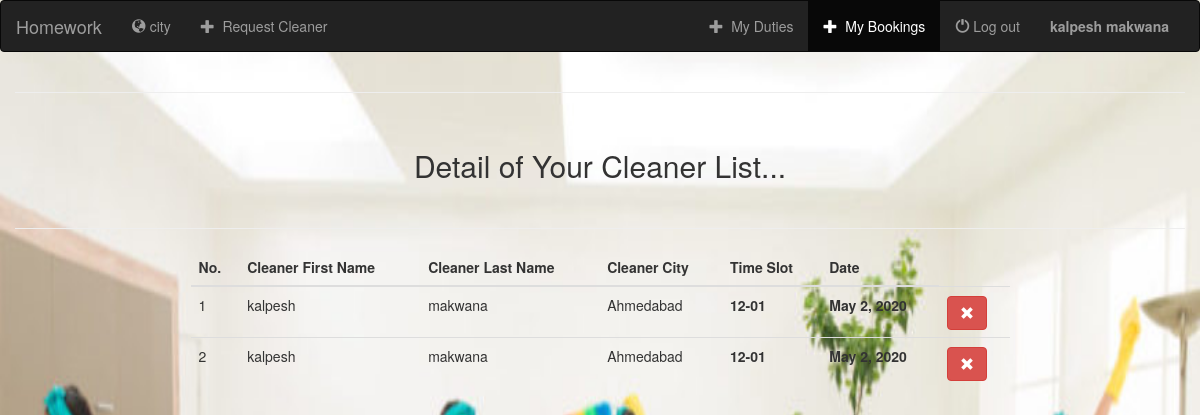
Page /booking/mybookinglist/ (signed in) on the earlier database version.
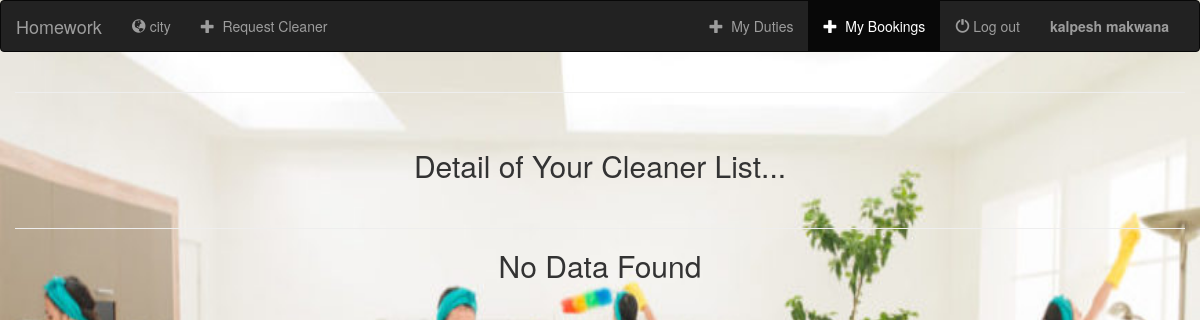
Same page on the later database version.
### registration/models.py (models this page shows, shortened)
class User(AbstractUser):
    username = models.CharField(max_length=10,unique=False) #bydefault usernname is unique
    contact = models.CharField('Contact',max_length=10,unique=True)
    first_name = models.CharField('first_name',max_length=30,blank=True)
    last_name = models.CharField('Last_name',max_length=30,blank=True)
    is_cleaner =models.BooleanField('cleaner',default=False)
    USERNAME_FIELD = 'contact'
    REQUIRED_FIELDS = ['username']

class Cleaner(models.Model):
    user=models.OneToOneField(User,on_delete=models.PROTECT,primary_key=True)
    quality_score=models.FloatField(default=0.0)
    city=models.ForeignKey(City,on_delete=models.CASCADE)

class City(models.Model):
    city_name=models.CharField(max_length=50,unique=True)
    def __str__(self):
        return self.city_name

### booking/models.py (models this page shows, shortened)
class BookingModel(models.Model):
    user=models.ForeignKey(User,null=True,on_delete=models.SET_NULL)
    cleaner=models.ForeignKey(Cleaner,null=True,on_delete=models.SET_NULL)
    date=models.DateField()
    city=models.ForeignKey(City,null=True,on_delete=models.SET_NULL)
    timeslot=models.IntegerField(null=True)

### booking/views.py (the view)
# urls.py: path('mybookinglist/',BookingList.as_view(),name='mybookinglist'),
@method_decorator(login_required, name='dispatch')
class BookingList(generic.ListView):
    template_name = 'booking/bookinglist.html'
    def get_queryset(self):
        return BookingModel.objects.filter(user=self.request.user).order_by('-date')

### booking/templates/booking/bookinglist.html (shortened to what this page needs)
{% extends 'registration/base.html' %}
{% block body %}
<div class="col-md-12">
<center>
<hr>
    <div class="alert alert-secondary">
        <strong><h2>Detail of Your Cleaner List...</h2></strong>
    </div>
<hr>
    <body>{% if object_list %}
<table class="table table-hover" style="width:70%;">
    <thead>
        <tr>
            <th>No.</th>
            <th>Cleaner First Name</th>
            <th>Cleaner Last Name</th>
            <th>Cleaner City</th>
            <th>Time Slot</th>
            <th>Date</th>
        </tr>
    </thead>
        {% for i in object_list %}
            <tr>
                <td>{{ forloop.counter }}</td>
                <td>{{ i.cleaner.user.first_name }}</td>
                <td>{{ i.cleaner.user.last_name }}</td>
                <td>{{ i.cleaner.city }}</td>
                <td style="font-weight:bold;"><script>document.write(timeslot[{{ i.timeslot }}])</script></td>
                <td style="font-weight:bold;">{{ i.date }}</td>
            <td><form method="post" action="{% url 'booking:deletebooking' i.pk %}">{% csrf_token %}<button class="glyphicon glyphicon-remove btn btn-danger" action="submit"></button></form></td>
            </tr>
        {% endfor %}
    {% else %}
    <h2>No Data Found</h2>
    {% endif %}
    </body>
</center>
{% endblock body %}

### registration/templates/registration/base.html (shortened to what this page needs)
<!DOCTYPE html>
<html lang="en">
<head>
    {% load static %}
    <link rel="stylesheet" href="https://maxcdn.bootstrapcdn.com/bootstrap/3.3.6/css/bootstrap.min.css">
    <link rel="stylesheet" href="https://cdnjs.cloudflare.com/ajax/libs/font-awesome/4.7.0/css/font-awesome.min.css">
</head>
<body background="../static/image/home-deep-cleaning-870x500.jpg" style="background-repeat: no-repeat; background-size:100% 320%; min-height: 100%;" height='100%' width='100%' >
<nav class="navbar navbar-inverse">
    <div class="container-fluid">
        <div class="navbar-header">
            <a class="navbar-brand" href="{% url 'registration:index' %}">Homework</a>
        </div>
        <div class="collapse navbar-collapse" id="topNavBar">
            <ul class="nav navbar-nav">
            <li class="{% if request.resolver_match.url_name == 'city' %}active{%endif%}">
                <a href="{% url 'registration:city' %}">
                    <span class="glyphicon glyphicon-globe" aria-hidden="true"></span>&nbsp;city
                </a>
            </li>
                <li class="{% if request.resolver_match.url_name == 'book' %}active{%endif%}">
                <a href="{% url 'booking:book' %}">
                    <span class="glyphicon glyphicon-plus" aria-hidden="true"></span>&nbsp; Request Cleaner
                </a>
            </li>
            </ul>
            <ul class="nav navbar-nav navbar-right">
                {% if user.is_cleaner == True %}
                    <li class="{% if request.resolver_match.url_name == 'dutydetail' %}active{%endif%}">
                    <a href="{% url 'booking:dutydetail' user.pk %}">
                        <span class="glyphicon glyphicon-plus" aria-hidden="true"></span>&nbsp; My Duties
                    </a>
                </li>{% endif %}
            {% if user.is_authenticated %}
                    <li class="{% if request.resolver_match.url_name == 'mybookinglist' %}active{%endif%}">
                    <a href="{% url 'booking:mybookinglist' %}">
                        <span class="glyphicon glyphicon-plus" aria-hidden="true"></span>&nbsp; My Bookings
                    </a>
                </li>{% endif %}
                {% if user.is_authenticated %}
                <li class="">
                <a href="{% url 'registration:logout' %}" id="logout">
                    <span class="glyphicon glyphicon-off" aria-hidden="true"></span>&nbsp;Log out
                </a>
            </li>
                <li class="{% if request.resolver_match.url_name == 'profile' %}active{%endif%}">
                    <a href="{% url 'registration:profile' user.pk%}"><b>{{user.first_name}} {{user.last_name}}</b></a>
                </li>
                {% else %}
                <li class="">
                <a href="{% url 'registration:login' %}">
                    <span class="glyphicon glyphicon-off" aria-hidden="true"></span>&nbsp;Log in
                </a>
            </li>
                {% endif %}
            </ul>
        </div>
</div>
</nav>
{% block body %}
{% endblock %}
</body>
</html>

Differences in the rows shown:
removed BookingModel: cleaner.user.first_name "kalpesh", cleaner.user.last_name "makwana", cleaner.city "Ahmedabad", date "May 2, 2020"
removed BookingModel: cleaner.user.first_name "kalpesh", cleaner.user.last_name "makwana", cleaner.city "Ahmedabad", date "May 2, 2020"
Other differences:
text no longer shown: "No. Cleaner First Name Cleaner Last Name Cleaner City Time Slot Date"
text now shown: "No Data Found"
